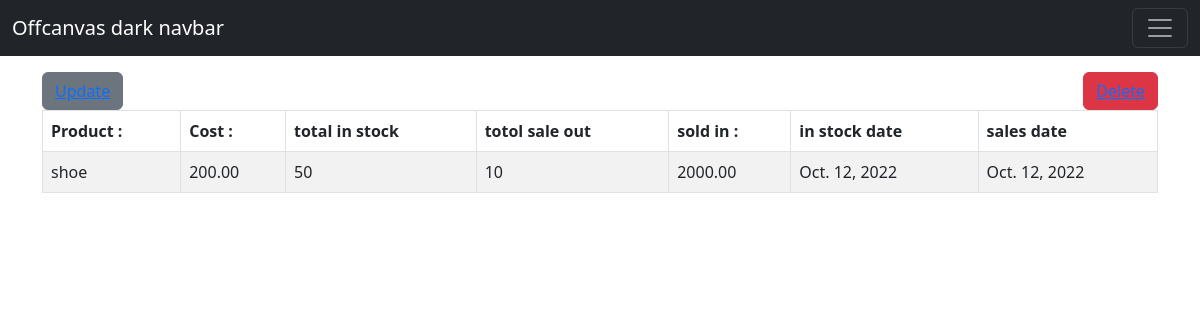
Page /view_detail/1/ (signed in) on the earlier database version.
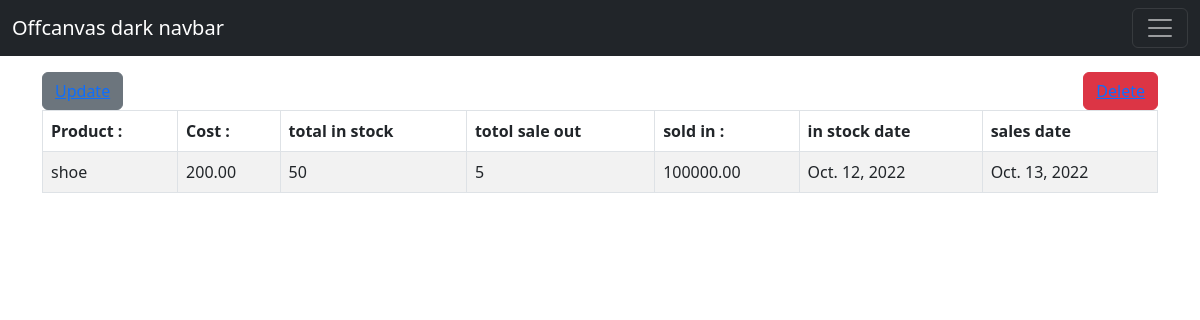
Same page on the later database version.
### inve/models.py (models this page shows, shortened)
class Inventory(models.Model):
    name = models.CharField(max_length= 100, null= False, blank=False)
    cost_product = models.DecimalField(max_digits = 20, decimal_places = 2, null=False, blank=False)
    qty_in_stock = models.IntegerField(null=False, blank=False)
    qty_sold = models.IntegerField(null=False, blank=False)
    sales = models.DecimalField(max_digits = 20, decimal_places = 2, null=False, blank=False)
    stack_date = models.DateField(auto_now_add=True)
    last_sales_date = models.DateField(auto_now=True)

### inve/views.py (the view)
# urls.py: path('view_detail/<id>/',views.veiw_detail,name='view_detail'),
@login_required
def veiw_detail(request, id):
    inve = get_object_or_404(Inventory,pk=id)
    return render(request,'inve/view_detail.html',{'inve':inve})

### inve/templates/inve/view_detail.html (shortened to what this page needs)
{% extends "inve/layout.html" %}
{% load crispy_forms_tags %}
{% block content %}
<div class="mt-5"  style="margin: top 30%;">
    <div class="container">
        <table class="table table-striped table-bordered table-hovet">
            <thead class="thead-dark">
                <tr>
                    <th scope='col' >Product :</th>
                    <th scope='col'>Cost :</th>
                    <th scope='col'>total in stock</th>
                    <th scope='col'>totol sale out</th>
                    <th scope='col'>sold in :</th>
                    <th scope='col'>in stock date</th>
                    <th scope='col'>sales date </th>
                </tr>
            </thead>
            <tbody>
                <tr style=" cursor: position; cursor: hand;" >
                    <td scope='row'>{{inve.name}}</td>
                    <td scope='row'>{{inve.cost_product}}</td>
                    <td scope='row'>{{inve.qty_in_stock}}</td>
                    <td scope='row'>{{inve.qty_sold}}</td>
                    <td scope='row'>{{inve.sales}}</td>
                    <td scope='row'>{{inve.stack_date}}</td>
                    <td scope='row'>{{inve.last_sales_date}}</td>
                </tr>
            </tbody>
            <div style="display:flex; justify-content: space-between ;">
                <button class="btn btn-secondary" type="submit"><a href="{% url 'update' inve.id %}">Update</a></button>
                <button class="btn btn-danger" type="submit"><a href="{% url 'delete' inve.id %}">Delete</a></button>
            </div>
    </div>
</div>
{% endblock content %}

Differences in the rows shown:
changed Inventory "shoe": qty_sold "10" → "5"; sales "2000.00" → "100000.00"; last_sales_date "Oct. 12, 2022" → "Oct. 13, 2022"
